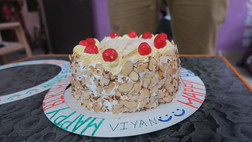
#> input picture cake.JPG, 252 x 142 px
$ python 15_cnn.py
#> lines starting #> are read from the running program, lines starting #| are printed output that depends on the picture
#> further down, img is the input picture: shape (142, 252, 3); mean R, G, B 103, 94.6, 97.9
#| (142, 252, 3)
#| Shape of Image:  (1, 142, 252, 3)
import numpy as np
import matplotlib.pyplot as plt
import matplotlib.image as mpimg

def zero_pad(X, pad):
#| After padding:  (1, 162, 272, 3)
    X_padded = np.pad(array = X, pad_width = ((0,0),(pad,pad), (pad,pad),(0,0)), mode = 'constant', constant_values = 0)
    return X_padded

def conv_single_step(X_slice, W, b):
    conv = np.multiply(X_slice, W)
    Z = np.sum(conv)
    Z = np.add(Z, b)
    return Z

def conv_forward(X, W, b, hparams):
  stride = hparams["stride"]
  pad = hparams["pad"]
  m, h_prev, w_prev, c_prev = X.shape
#> m = 1; h_prev = 162; w_prev = 272; c_prev = 3
  f, f, c_prev, n_c = W.shape

  n_h = int((h_prev - f + 2*pad)/stride) + 1
#> n_h = 160
  n_w = int((w_prev - f + 2*pad)/stride) + 1
#> n_w = 270

  Z = np.zeros((m, n_h, n_w, n_c))
  A_prev_pad = zero_pad(X, pad)
  for i in range(m):
    for h in range(n_h):
      for w in range(n_w):
        for c in range(n_c):
           w_start = w * stride
           w_end = w_start + f
           h_start = h * stride
           h_end = h_start + f
           Z[i,h,w,c] = conv_single_step(A_prev_pad[i, h_start:h_end, w_start:w_end, :], W[:,:,:,c], b[:,:,:,c])
#> this loop made 1 pass
#| After convolution:  (1, 160, 270, 1)
  return Z

def max_pool(input, hparams):
    m, h_prev, w_prev, c_prev = input.shape
    f = hparams["f"]
    stride = hparams["stride"]
    h_out = int(((h_prev - f)/stride) + 1)
    w_out = int(((w_prev -f)/stride) + 1)
    output = np.zeros((m, h_out, w_out, c_prev))
    for i in range(m):
        for c in range(c_prev):
            for h in range(h_out):
                for w in range(w_out):
                    w_start = w * stride
                    w_end = w_start + f
                    h_start = h * stride
                    h_end = h_start + f
                    output[i, h, w, c] = np.max(input[i,h_start:h_end, w_start:w_end, c])
    assert output.shape == (m, h_out, w_out, c_prev)
    return output

img = mpimg.imread('./cake.JPG')
print (img.shape)
X = img.reshape(1,142,252,3)

fig = plt.figure(figsize=(15,10))

ax1 = fig.add_subplot(2,2,1)
print("Shape of Image: ", X.shape)
ax1.imshow(X[0,:,:,:])
ax1.title.set_text('Original Image')

ax2 = fig.add_subplot(2,2,2)
X = zero_pad(X, 10)
print("After padding: ", X.shape)
ax2.imshow(X[0,:,:,:], cmap = "gray")
ax2.title.set_text('After padding')


ax3 = fig.add_subplot(2,2,3)
W = np.array([[-1,-1,-1],[-1,8,-1],[-1,-1,-1]]).reshape((3,3,1,1))
b = np.zeros((1,1,1,1))
hparams = {"pad" : 0, "stride": 1}
X = conv_forward(X, W, b, hparams)
print("After convolution: ", X.shape)
ax3.imshow(X[0,:,:,0], cmap='gray',vmin=0, vmax=1)
ax3.title.set_text('After convolution')

ax4 = fig.add_subplot(2,2,4)
hparams = {"stride" : 1, "f" : 2}
X = max_pool(X, hparams)
print("After pooling :", X.shape)
#| After pooling : (1, 159, 269, 1)
ax4.imshow(X[0,:,:,0], cmap = "gray")
ax4.title.set_text('After pooling')

plt.show()
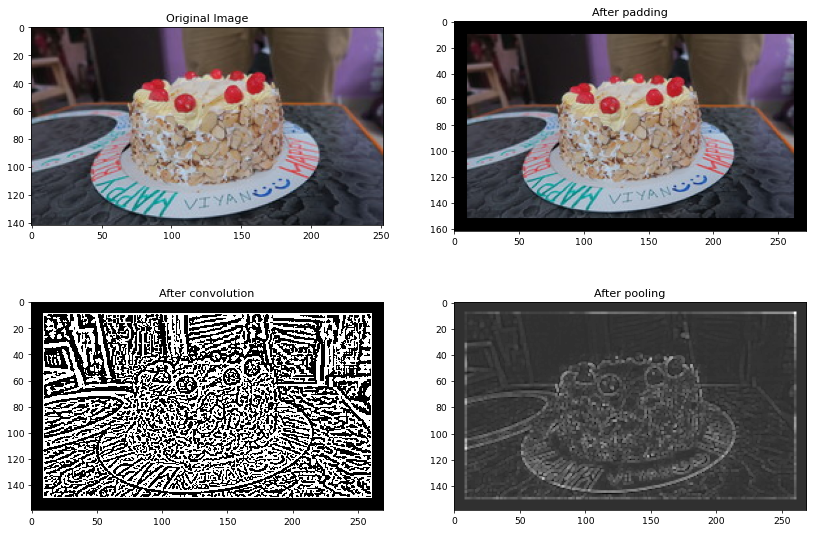
#> figure drawn by matplotlib, 4 panels
